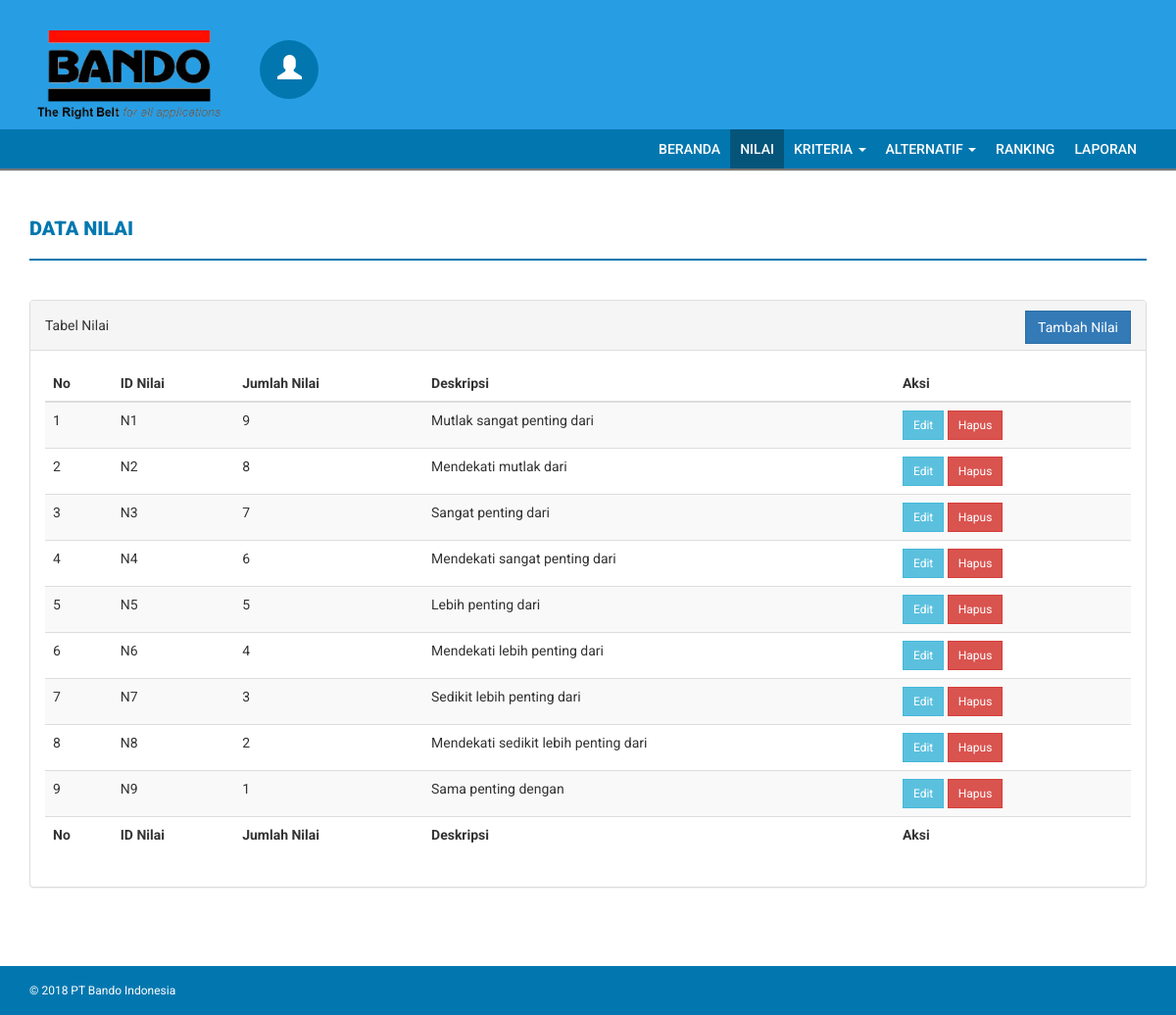
/index.php/nilai, run on an earlier commit of the app's database.
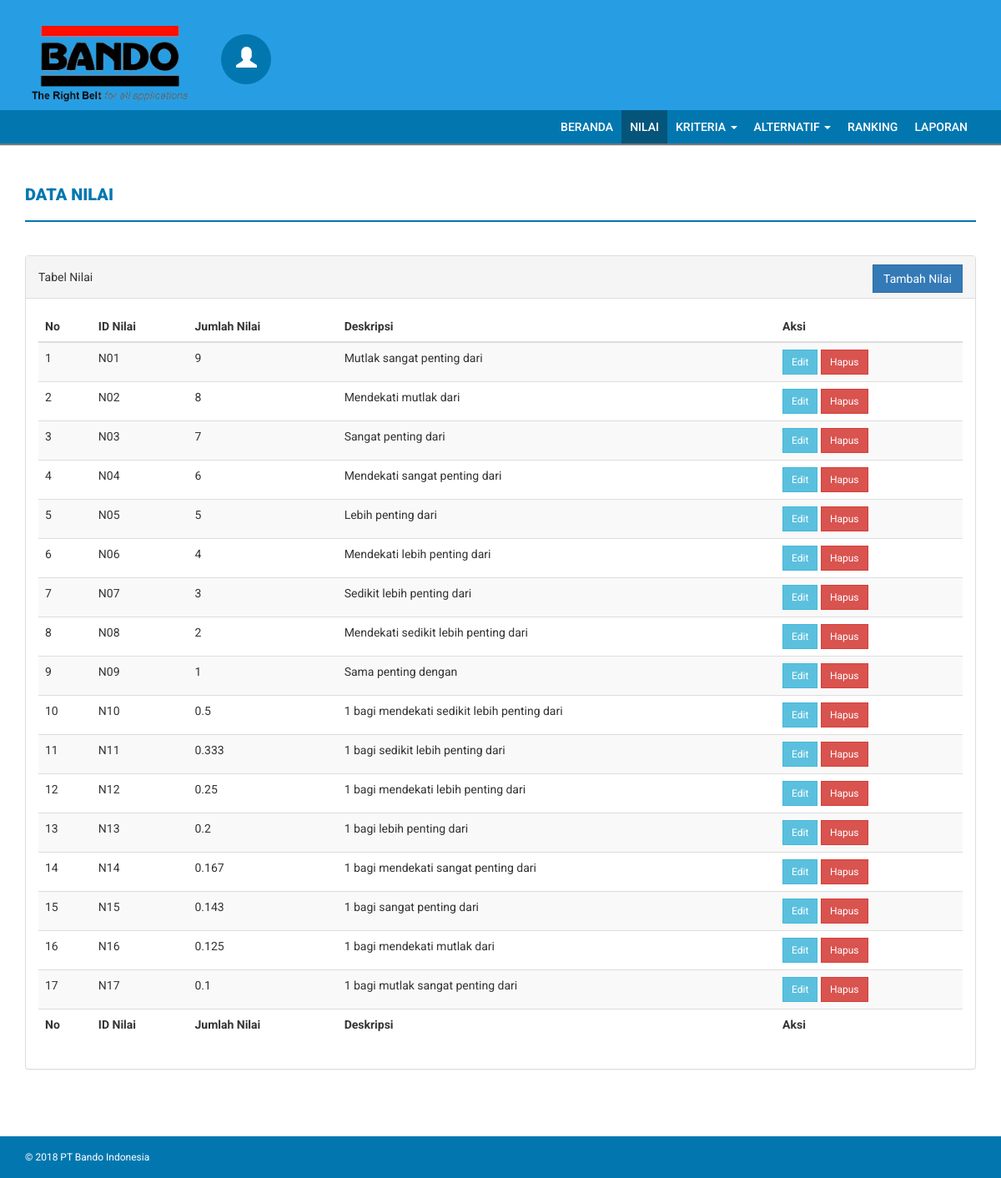
And on a later commit of the database.
### tables this page shows
CREATE TABLE `nilai` (
  `id_nilai` varchar(6) NOT NULL,
  `jumlah_nilai` double NOT NULL,
  `deskripsi` varchar(50) NOT NULL
);

### application/controllers/Nilai.php (called while the page is built, shortened)
<?php
class Nilai extends CI_Controller {
	public function __construct(){
		$this->load->model('NilaiModel');
	}
	public function index(){
		$model = $this->NilaiModel;
		$data['title'] = 'Data Nilai';
		$data['sub_title'] = 'Tabel Nilai';
		$data['table'] = $model->get();
		$this->load->view('layout/header');
		$this->load->view('nilai/index',$data);
		$this->load->view('layout/footer');
	}
}

### index.php (called while the page is built, shortened)
<?php
require_once BASEPATH.'core/CodeIgniter.php';

### application/helpers/menu_helper.php (called while the page is built)
<?php if(!defined('BASEPATH')) exit('No direct script access allowed');
if(!function_exists('active_link')) {
  function activate_menu($controller) {
    $CI = get_instance();
    $class = $CI->router->fetch_class();
    return ($class == $controller) ? 'menu-top-active' : '';
  }
}?>

### application/models/NilaiModel.php (called while the page is built, shortened)
<?php
class NilaiModel extends CI_Model {
	protected $table = 'nilai';
	public function get($select = '*',$join = NULL,$limit = NULL)
	{
			$query = $this->db->get($this->table);
			return $query->result();
	}
}
?>

### application/views/nilai/_table.php (the view)
<table id="" class="table table-striped">
  <thead>
    <tr>
      <th>No</th>
      <th>ID Nilai</th>
      <th>Jumlah Nilai</th>
      <th>Deskripsi</th>
      <th>Aksi</th>
    </tr>
  </thead>
  <tbody>
    <?php $no=1; foreach ($table as $row){ ?>
    <tr>
      <td><?php echo $no; ?></td>
      <td><?php echo $row->id_nilai; ?></td>
      <td><?php echo $row->jumlah_nilai; ?></td>
      <td><?php echo $row->deskripsi; ?></td>
      <td>
        <a class="btn btn-sm btn-info" href="<?php echo base_url('nilai/edit/'.$row->id_nilai); ?>">Edit</a>
        <a class="btn btn-sm btn-danger" href="<?php echo base_url('nilai/delete/'.$row->id_nilai); ?>">Hapus</a>
      </td>
    </tr>
  <?php $no++; } ?>
  </tbody>
  <tfoot>
  <tr>
    <th>No</th>
    <th>ID Nilai</th>
    <th>Jumlah Nilai</th>
    <th>Deskripsi</th>
    <th>Aksi</th>
  </tr>
  </tfoot>
</table>

### application/views/layout/header.php (shortened to what this page needs)
<!DOCTYPE html>
<html xmlns="http://www.w3.org/1999/xhtml">
<head>
  <link href="<?php echo base_url() ?>public/css/bootstrap.css" rel="stylesheet" />
  <link href="<?php echo base_url() ?>public/css/font-awesome.css" rel="stylesheet" />
  <link href="<?php echo base_url(); ?>public/plugins/datatables/dataTables.bootstrap.css" rel="stylesheet" >
  <link href="<?php echo base_url() ?>public/css/style.css" rel="stylesheet" />
  <link href="<?php echo base_url() ?>public/css/custom.css" rel="stylesheet" />
</head>
<body>
  <div class="navbar navbar-inverse set-radius-zero">
    <div class="container">
      <div class="navbar-header">
        <a class="navbar-brand" href="index.html">
                    <img class="img-responsive" src="<?php echo base_url() ?>public/img/logo.png" />
                </a>
      </div>
      <div class="left-div">
        <div class="user-settings-wrapper">
          <ul class="nav">
            <li class="dropdown">
              <a class="dropdown-toggle" data-toggle="dropdown" href="#" aria-expanded="false">
                                <span class="glyphicon glyphicon-user" style="font-size: 25px;"></span>
                            </a>
            </li>
          </ul>
        </div>
      </div>
    </div>
  </div>
  <section class="menu-section">
    <div class="container">
      <div class="row">
        <div class="col-md-12">
          <div class="navbar-collapse collapse ">
            <ul id="menu-top" class="nav navbar-nav navbar-right">
              <li class="<?php echo activate_menu('beranda') ?>"><a  href="<?php echo base_url(); ?>">Beranda</a></li>
              <li class="<?php echo activate_menu('nilai') ?>"><a href="<?php echo base_url('nilai'); ?>">Nilai</a></li>
              <li class="dropdown <?php echo activate_menu('kriteria') ?>">
                <a class="dropdown-toggle" data-toggle="dropdown" href="#">Kriteria
                  <span class="caret"></span></a>
              </li>
              <li class="dropdown <?php echo activate_menu('alternatif') ?>">
                <a class="dropdown-toggle" data-toggle="dropdown" href="#">Alternatif
                  <span class="caret"></span></a>
              </li>
              <li class="<?php echo activate_menu('beranda') ?>"><a href="#">Ranking</a></li>
              <li class="<?php echo activate_menu('beranda') ?>"><a href="#">Laporan</a></li>
            </ul>
          </div>
        </div>
      </div>
    </div>
  </section>

### application/views/nilai/index.php
<div class="content-wrapper">
  <div class="container">
    <div class="row">
      <div class="col-md-12">
        <h4 class="page-head-line"><?php echo $title; ?></h4>
      </div>
    </div>
    <div class="row">
      <div class="col-md-12">
        <div class="panel panel-default">
          <div class="panel-heading">
            <?php echo $sub_title; ?>
            <a class="btn btn-primary pull-right" href="<?php echo base_url('nilai/create'); ?>">Tambah Nilai</a>
          </div>
          <div class="panel-body">
            <?php include('_table.php') ?>
          </div>
        </div>
      </div>
    </div>
  </div>
</div>

### application/views/layout/footer.php (shortened to what this page needs)
  <footer>
    <div class="container">
      <div class="row">
        <div class="col-md-12">
          &copy; <a href="https://www.bandoindonesia.com/" target="_blank">2018 PT Bando Indonesia</a>
        </div>
      </div>
    </div>
  </footer>
</body>
</html>

### public/css/style.css (style rules this page uses)
body { font-family: 'Roboto', sans-serif; line-height: 30px; }
.set-radius-zero { border-radius: 0px; -moz-border-radius: 0px; -webkit-border-radius: 0px; }
.content-wrapper { margin-top: 40px; min-height: 600px; padding-bottom: 60px; }
.page-head-line { font-weight: 900; padding-bottom: 20px; border-bottom: 2px solid #F0677C; text-transform: uppercase; color: #F0677C; font-size: 20px; margin-bottom: 40px; }
.btn { border-radius: 0px; -webkit-border-radius: 0px; -moz-border-radius: 0px; }
.left-div { padding-left: 30px; margin-top: 40px; margin-bottom: 30px; }
.navbar-brand { width: 250px; padding-top: 30px; }
.user-settings-wrapper .nav > li > a { position: relative; display: block; padding: 15px 18px; border-radius: 50%; -webkit-border-radius: 50%; -moz-border-radius: 50%; height: 60px; width: 60px; background-color: #F0677C; color: #fff; }
.user-settings-wrapper { margin-top: 10px; }
.user-settings-wrapper li { display: inline-block; }
.menu-section { background-color: #3D3D3D; }
#menu-top a { color: #FFF; text-decoration: none; font-weight: 500; padding: 10px 10px 10px 10px; text-transform: uppercase; }
.menu-top-active { background-color: #C36464; }
.navbar-inverse { background-color: #C36464; border-color: transparent; }
.navbar { margin-bottom: 0px; }
footer { padding: 10px; color: #fff; font-size: 12px; background-color: #C36464; }
footer a, footer a:hover { color: #fff; text-decoration: none; }

### public/css/custom.css (style rules this page uses)
.navbar-inverse { background-color: #279ee4; border-color: transparent; }
.menu-section { background-color: #0277af; -webkit-box-shadow: 0 1px 2px #777; -moz-box-shadow: 0 2px 1px #777; box-shadow: 0 2px 1px #777; }
.menu-top-active { background-color: #05557b; }
.page-head-line { font-weight: 900; padding-bottom: 20px; border-bottom: 2px solid #0277af; text-transform: uppercase; color: #0277af; font-size: 20px; margin-bottom: 40px; }
.user-settings-wrapper .nav>li>a { position: relative; display: block; padding: 15px 18px; border-radius: 50%; -webkit-border-radius: 50%; -moz-border-radius: 50%; height: 60px; width: 60px; background-color: #0277af; color: #fff; }
footer { padding: 10px; color: #fff; font-size: 12px; background-color: #0277af; }

What changed in the data, as far as the page shows it:
removed nilai: id_nilai "N1", jumlah_nilai "9", deskripsi "Mutlak sangat penting dari"
removed nilai: id_nilai "N2", jumlah_nilai "8", deskripsi "Mendekati mutlak dari"
removed nilai: id_nilai "N3", jumlah_nilai "7", deskripsi "Sangat penting dari"
removed nilai: id_nilai "N4", jumlah_nilai "6", deskripsi "Mendekati sangat penting dari"
removed nilai: id_nilai "N5", jumlah_nilai "5", deskripsi "Lebih penting dari"
removed nilai: id_nilai "N6", jumlah_nilai "4", deskripsi "Mendekati lebih penting dari"
removed nilai: id_nilai "N7", jumlah_nilai "3", deskripsi "Sedikit lebih penting dari"
removed nilai: id_nilai "N8", jumlah_nilai "2", deskripsi "Mendekati sedikit lebih penting dari"
removed nilai: id_nilai "N9", jumlah_nilai "1", deskripsi "Sama penting dengan"
added nilai: id_nilai "N01", jumlah_nilai "9", deskripsi "Mutlak sangat penting dari"
added nilai: id_nilai "N02", jumlah_nilai "8", deskripsi "Mendekati mutlak dari"
added nilai: id_nilai "N03", jumlah_nilai "7", deskripsi "Sangat penting dari"
added nilai: id_nilai "N04", jumlah_nilai "6", deskripsi "Mendekati sangat penting dari"
added nilai: id_nilai "N05", jumlah_nilai "5", deskripsi "Lebih penting dari"
added nilai: id_nilai "N06", jumlah_nilai "4", deskripsi "Mendekati lebih penting dari"
added nilai: id_nilai "N07", jumlah_nilai "3", deskripsi "Sedikit lebih penting dari"
added nilai: id_nilai "N08", jumlah_nilai "2", deskripsi "Mendekati sedikit lebih penting dari"
added nilai: id_nilai "N09", jumlah_nilai "1", deskripsi "Sama penting dengan"
added nilai: id_nilai "N10", jumlah_nilai "0.5", deskripsi "1 bagi mendekati sedikit lebih penting dari"
added nilai: id_nilai "N11", jumlah_nilai "0.333", deskripsi "1 bagi sedikit lebih penting dari"
added nilai: id_nilai "N12", jumlah_nilai "0.25", deskripsi "1 bagi mendekati lebih penting dari"
added nilai: id_nilai "N13", jumlah_nilai "0.2", deskripsi "1 bagi lebih penting dari"
added nilai: id_nilai "N14", jumlah_nilai "0.167", deskripsi "1 bagi mendekati sangat penting dari"
added nilai: id_nilai "N15", jumlah_nilai "0.143", deskripsi "1 bagi sangat penting dari"
added nilai: id_nilai "N16", jumlah_nilai "0.125", deskripsi "1 bagi mendekati mutlak dari"
added nilai: id_nilai "N17", jumlah_nilai "0.1", deskripsi "1 bagi mutlak sangat penting dari"
